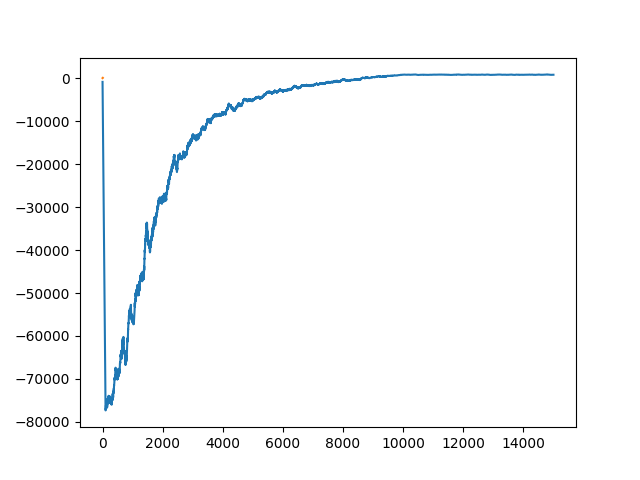

The script that saved this image:
import gymnasium as gym
import numpy as np
import matplotlib.pyplot as plt
import pickle


def run(episodes, is_training=True, render=False):

    env = gym.make('Taxi-v3', render_mode='human' if render else None)

    if (is_training):
        # init a 500 x 6 observation and action space array
        q = np.zeros((env.observation_space.n, env.action_space.n))
    else:
        f = open('taxi.pkl', 'rb')
        q = pickle.load(f)
        f.close()

    learning_rate_a = 0.9  # alpha or learning rate
    # gamma or discount rate. Near 0: more weight/reward placed on immediate state. Near 1: more on future state.
    discount_factor_g = 0.9
    epsilon = 1         # 1 = 100% random actions
    epsilon_decay_rate = 0.0001        # epsilon decay rate. 1/0.0001 = 10,000
    rng = np.random.default_rng()   # random number generator

    rewards_per_episode = np.zeros(episodes)

    for i in range(episodes):

        state = env.reset()[0]
        terminated = False      # True when reached goal
        truncated = False       # True when actions > 400

        rewards = 0
        while (not terminated and not truncated):
            if is_training and rng.random() < epsilon:
                action = env.action_space.sample()
            else:
                action = np.argmax(q[state, :])

            new_state, reward, terminated, truncated, _ = env.step(action)

            rewards += reward

            # the formula for the reward system
            if is_training:
                q[state, action] = q[state, action] + learning_rate_a * (
                    reward + discount_factor_g *
                    np.max(q[new_state, :]) - q[state, action]
                )

            state = new_state

        epsilon = max(epsilon - epsilon_decay_rate, 0)

        if (epsilon == 0):
            learning_rate_a = 0.0001

        rewards_per_episode[i] = rewards

    env.close()

    # sum of all rewards
    sum_rewards = np.zeros(episodes)
    for t in range(episodes):
        sum_rewards[t] = np.sum(rewards_per_episode[max(0, t-100):(t+1)])
    plt.plot(sum_rewards)
    plt.savefig('taxi.png')

    if is_training:
        f = open("taxi.pkl", "wb")
        pickle.dump(q, f)
        f.close()


if __name__ == '__main__':
    run(15000)

    run(10, is_training=False, render=True)
